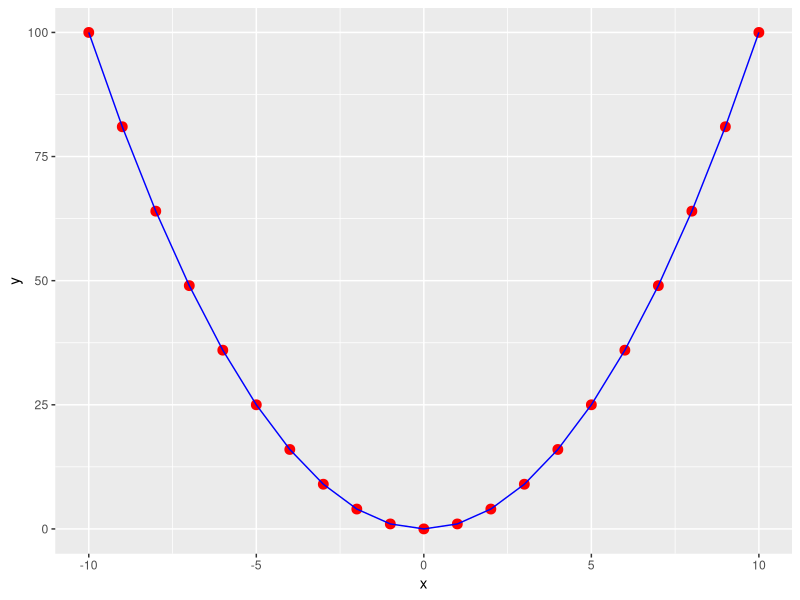

Write R code to recreate this figure.
# Este script faz uma análise simples
library(tidyverse)
x = -10:10
y <- x^2

# Criar um dataframe

df <- data.frame(x, y)

# Vamos criar um gráfico

df %>% 
  ggplot(aes(x, y)) +
  geom_point(col = "red", size = 3) +
  geom_line(col = "blue")
  
